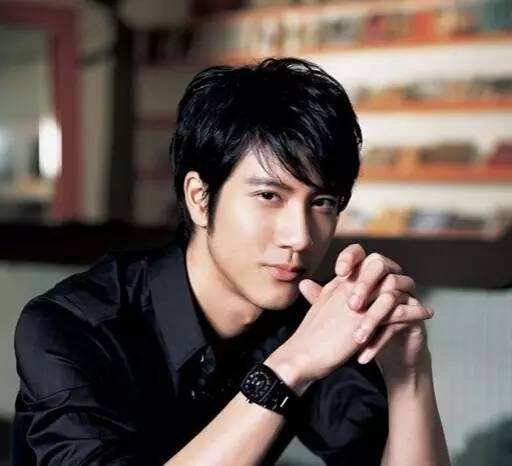
#> input picture pytorch_learning/homework/timg.jpeg, 512 x 466 px
$ python interpolation.py
#> lines starting #> are read from the running program, lines starting #| are printed output that depends on the picture
#> further down, img is the input picture: shape (466, 512, 3); mean B, G, R 81.6, 87.2, 100.1
import numpy as np
import cv2
import math


def bilinear_interpolation(src, dst_size):
#> called with dst_size = (255, 255)
    src_h, src_w, channel = src.shape
#> src_h = 466; src_w = 512; channel = 3
    dst_h, dst_w = dst_size[0], dst_size[1]
    if src_h == dst_h and src_w == dst_w:
        return src.copy()

    dst = np.zeros((dst_h, dst_w, channel), dtype=np.uint8)
    scale_x, scale_y = float(src_w) / dst_w, float(src_h) / dst_w
#> scale_x = 2.01; scale_y = 1.83
    for current_channel in range(channel):
        for dst_y in range(dst_h):
            for dst_x in range(dst_w):
                x = (dst_x + 0.5) * scale_x - 0.5
                y = (dst_y + 0.5) * scale_y - 0.5

                x0 = int(np.floor(x))
                x1 = min(x0 + 1, src_w - 1)  # 不要超过边界
                y0 = int(np.floor(y))
                y1 = min(y0 + 1, src_h - 1)

                temp0 = src[y0, x0, current_channel] * (x1 - x) + src[y0, x1, current_channel] * (x - x0)
                temp1 = src[y1, x0, current_channel] * (x1 - x) + src[y1, x1, current_channel] * (x - x0)

                res = (y1 - y) * temp0 + (y - y0) * temp1
                dst[dst_y, dst_x, current_channel] = int(res)
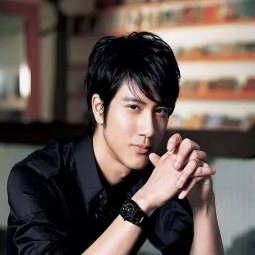
#> dst: shape (255, 255, 3); mean B, G, R 81.2, 86.7, 99.7

    return dst


if __name__ == '__main__':
    img = cv2.imread('timg.jpeg')
    dst = bilinear_interpolation(img, (255, 255))
    cv2.imshow('result', dst)
    cv2.waitKey(0)
